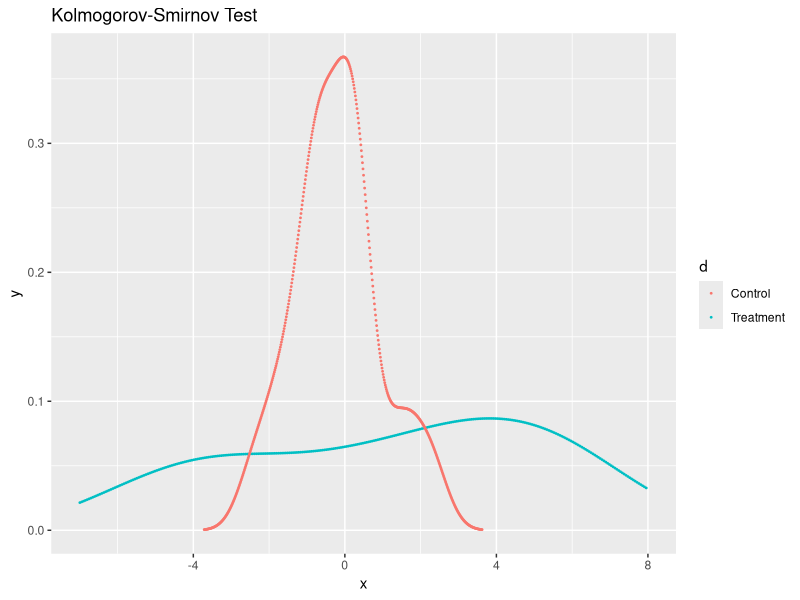

Here is the R script that generated this plot:
library(tidyverse)
library(stats)

tb <- tibble(
  d = c(rep(0, 20), rep(1, 20)),
  y = c(0.22, -0.87, -2.39, -1.79, 0.37, -1.54, 
        1.28, -0.31, -0.74, 1.72, 
        0.38, -0.17, -0.62, -1.10, 0.30, 
        0.15, 2.30, 0.19, -0.50, -0.9,
        -5.13, -2.19, 2.43, -3.83, 0.5, 
        -3.25, 4.32, 1.63, 5.18, -0.43, 
        7.11, 4.87, -3.10, -5.81, 3.76, 
        6.31, 2.58, 0.07, 5.76, 3.50)
)

kdensity_d1 <- tb %>%
  filter(d == 1) %>% 
  pull(y)
kdensity_d1 <- density(kdensity_d1)

kdensity_d0 <- tb %>%
  filter(d == 0) %>% 
  pull(y)
kdensity_d0 <- density(kdensity_d0)

kdensity_d0 <- tibble(x = kdensity_d0$x, y = kdensity_d0$y, d = 0)
kdensity_d1 <- tibble(x = kdensity_d1$x, y = kdensity_d1$y, d = 1)

kdensity <- full_join(kdensity_d1, kdensity_d0)
kdensity$d <- as_factor(kdensity$d)

ggplot(kdensity)+
  geom_point(size = 0.3, aes(x,y, color = d))+
  xlim(-7, 8)+
  labs(title = "Kolmogorov-Smirnov Test")+
  scale_color_discrete(labels = c("Control", "Treatment"))